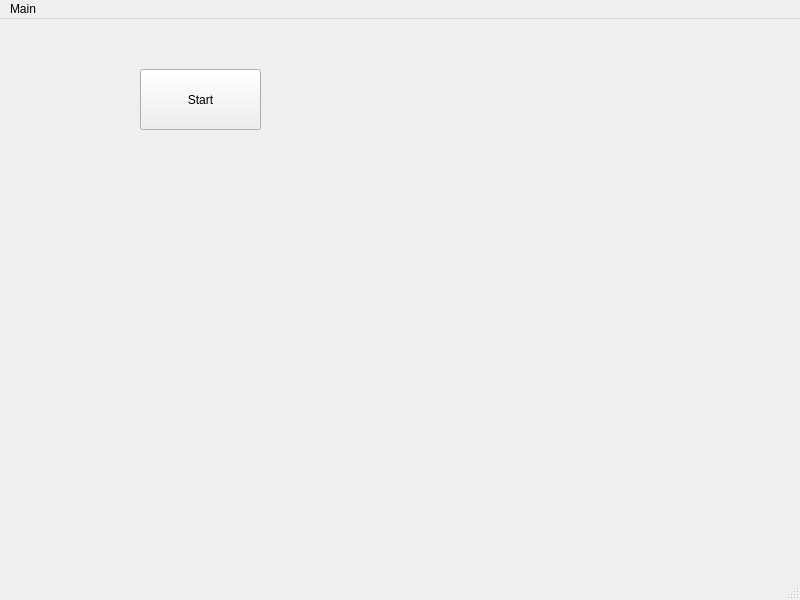
<?xml version="1.0" encoding="UTF-8"?>
<ui version="4.0">
 <class>MainWindow</class>
 <widget class="QMainWindow" name="MainWindow">
  <property name="geometry">
   <rect>
    <x>0</x>
    <y>0</y>
    <width>800</width>
    <height>600</height>
   </rect>
  </property>
  <property name="windowTitle">
   <string>MainWindow</string>
  </property>
  <widget class="QWidget" name="centralwidget">
   <widget class="QPushButton" name="pushButton">
    <property name="geometry">
     <rect>
      <x>140</x>
      <y>50</y>
      <width>121</width>
      <height>61</height>
     </rect>
    </property>
    <property name="text">
     <string>Start</string>
    </property>
   </widget>
  </widget>
  <widget class="QMenuBar" name="menubar">
   <property name="geometry">
    <rect>
     <x>0</x>
     <y>0</y>
     <width>800</width>
     <height>17</height>
    </rect>
   </property>
   <widget class="QMenu" name="menuMain">
    <property name="title">
     <string>Main</string>
    </property>
   </widget>
   <addaction name="menuMain"/>
  </widget>
  <widget class="QStatusBar" name="statusbar"/>
 </widget>
 <resources/>
 <connections/>
</ui>
